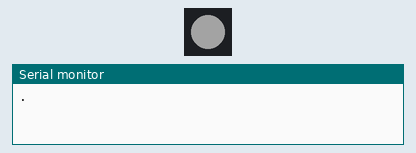
Simulated run of this sketch. Board: ESP8266 (NodeMCU). On the bench: 1 RGB LEDs in strip order, left to right, the last lines printed to the serial monitor. Dim RGB values are drawn brighter than linear; WiFi joins after 1.5 s; servers stay silent unless stated; the strip is taken to match the declared colour order.

Above: at 0.4 s.
At 3.2 s:
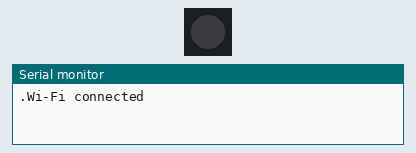
Timing chart, 0 to 4.7 s (numbered marks = the images above):
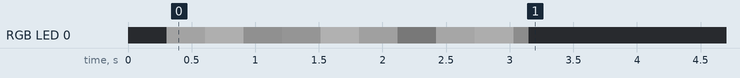

Measured:
- by itself, RGB LED 0: off → RGB(37, 37, 37) at 0.31 s, → RGB(53, 53, 53) 0.30 s later, → RGB(16, 16, 16) 0.30 s later, → RGB(20, 20, 20) 0.30 s later, … (11 changes in this stretch)

The sketch:

esp8266.ino
```cpp
#include <ESP8266WiFi.h>
#include <Adafruit_NeoPixel.h>
#include <HTTPSRedirect.h>

#define PIN 4
#define NUMLED 1

#define SSID "ここにSSID"
#define PASSWORD "ここにパスワード"

#define HTTPS_PORT 443
#define HOST "script.google.com"
#define URL "/macros/s/（GASのAPIのURLをコピー）/exec"
#define FINGERPRINT "08:9E:B2:B8:77:37:3E:85:26:09:CA:29:13:D2:B0:57:26:DE:C4:6D"

#define INTERVAL_SEC 5

HTTPSRedirect* client = nullptr;
Adafruit_NeoPixel pixels = Adafruit_NeoPixel(NUMLED, PIN, NEO_RGB + NEO_KHZ800);

void setup() {
  // Serialの初期化
  Serial.begin(115200);
  Serial.println("");

  // マイコン内蔵RGB LEDの初期化
  pixels.begin();

  // Wi-Fi接続開始
  connectWifi();
}

void loop() {
  // Google Apps Scriptを叩く
  String result = doRedirectGet();

  // サフィックスを念のため確認
  if (!result.startsWith("pokio")) {
    delay(INTERVAL_SEC * 1000);
    return;
  }

  letMeBlink(result);
}

// Wi-Fi接続
void connectWifi() {
  WiFi.mode(WIFI_STA);
  WiFi.begin(SSID, PASSWORD);

  while (WiFi.status() != WL_CONNECTED) {
    Serial.print(".");
    blinkWhite(3, 64, 64, 64);
  }

  Serial.println("Wi-Fi connected");
}

// Wi-Fi切断
void disconnectWifi() {
  WiFi.disconnect();
  Serial.println("Wi-Fi disconnected");
}

// 取得した文字列をパースして、指定された色で光らせる
void letMeBlink(String result) {
  result = result.substring(result.indexOf(",") + 1);
  int r =  result.substring(0, result.indexOf(",")).toInt();

  result = result.substring(result.indexOf(",") + 1);
  int g =  result.substring(0, result.indexOf(",")).toInt();

  result = result.substring(result.indexOf(",") + 1);
  int b =  result.substring(0, result.indexOf(",")).toInt();

  Serial.println(String("blinking : ") + r + "," + g + "," + b);
  blinkWhite(INTERVAL_SEC, r, g, b);
}

// 点滅
void blinkWhite(int sec, int r, int g, int b) {
  int count = 0;

  while (count < sec) {
    for (int i = 0; i < 256; i += 5) {
      setColor((r * i / 255), (g * i / 255), (b * i / 255));
    }

    for (int i = 255; i >= 0; i -= 5) {
      setColor((r * i / 255), (g * i / 255), (b * i / 255));
    }

    count++;
  }
}

// LEDを指定した色で光らせる
void setColor(int r, int g, int b) {
  for (int i = 0 ; i < NUMLED; i++) {
    pixels.setPixelColor(i, pixels.Color(r, g, b));
    pixels.show();
  }
  delay(10);
}

// Redirectを回避してHTTP-GETする
String doRedirectGet() {
  String body = "";
  client = new HTTPSRedirect(HTTPS_PORT);

  if (!client->connect(HOST, HTTPS_PORT)) {
    Serial.println("connection failed");
    return body;
  }

  if (!client->verify(FINGERPRINT, HOST)) {
    Serial.println("certificate doesn't match");
  }

  client->GET(URL, HOST);
  body = client->getResponseBody();
  delete client;
  client = nullptr;
  return body;
}
```
